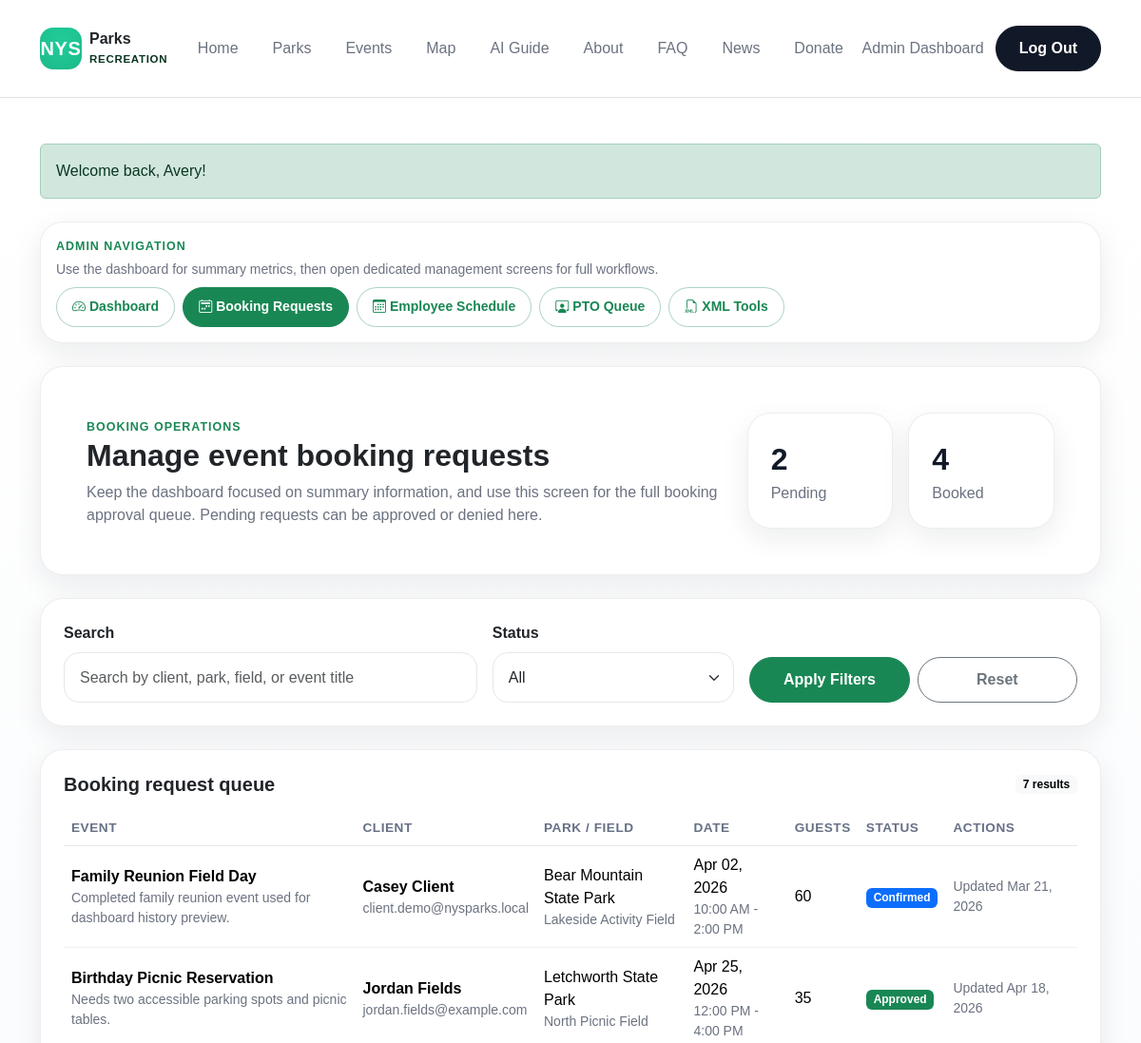
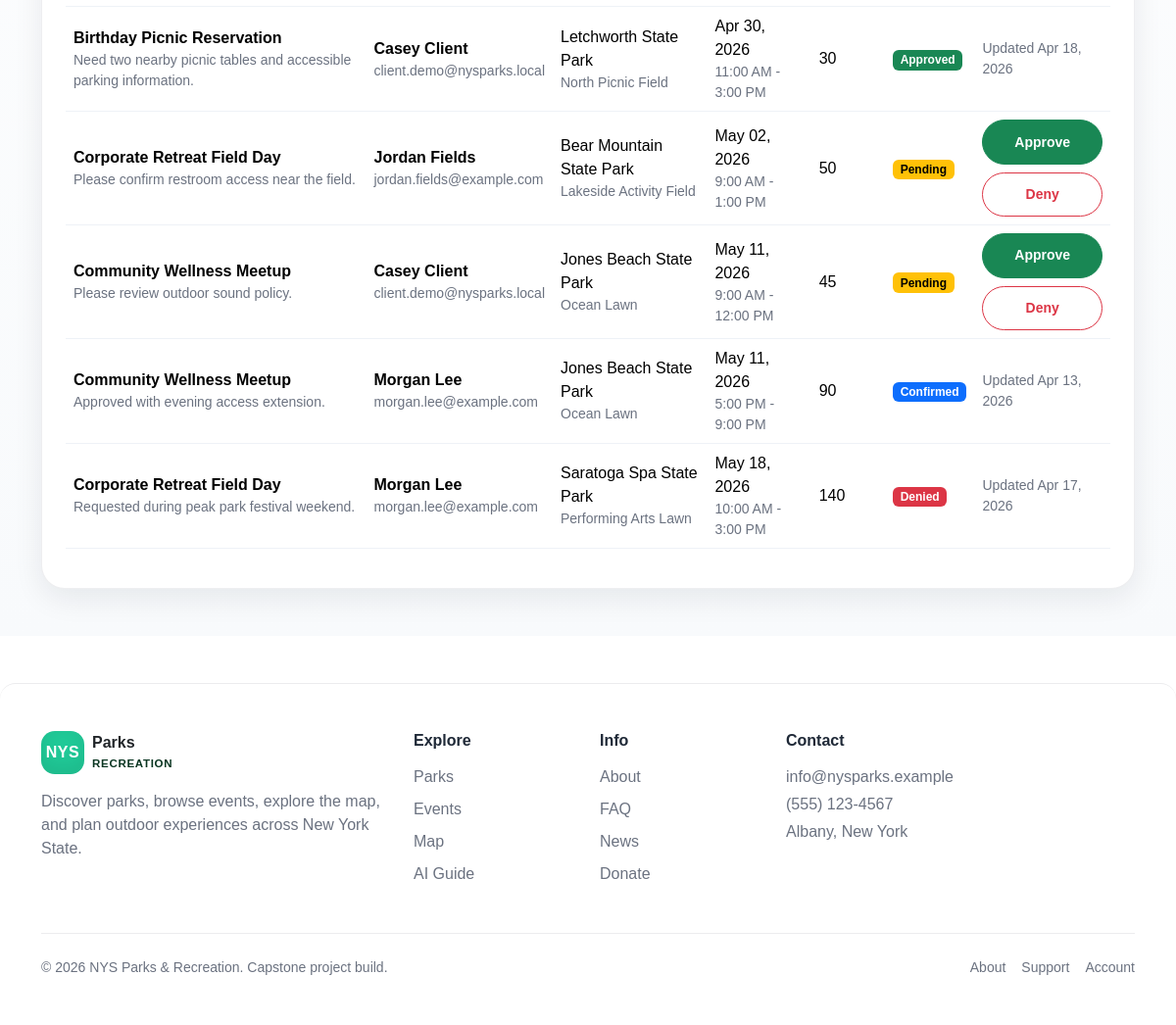
/admin-bookings.php (signed in), run on the app's committed database (2 pictures, top to bottom).
### tables this page shows
CREATE TABLE PTO_Requests (
    pto_id INT AUTO_INCREMENT PRIMARY KEY,
    employee_id INT NOT NULL,
    start_date DATE NOT NULL,
    end_date DATE NOT NULL,
    reason TEXT NULL,
    pto_status ENUM('pending', 'approved', 'denied') NOT NULL DEFAULT 'pending',
    reviewed_by INT NULL,
    decision_date DATETIME NULL,
    created_at DATETIME NOT NULL DEFAULT CURRENT_TIMESTAMP,
    CONSTRAINT fk_pto_employee FOREIGN KEY (employee_id) REFERENCES Users(user_id)
        ON DELETE CASCADE ON UPDATE CASCADE,
    CONSTRAINT fk_pto_reviewed_by FOREIGN KEY (reviewed_by) REFERENCES Users(user_id)
        ON DELETE SET NULL ON UPDATE CASCADE,
    CONSTRAINT chk_pto_dates CHECK (start_date <= end_date)
);

CREATE TABLE Bookings (
    booking_id INT AUTO_INCREMENT PRIMARY KEY,
    user_id INT NOT NULL,
    park_id INT NOT NULL,
    event_id INT NOT NULL,
    field_id INT NOT NULL,
    attendee_email VARCHAR(255) NOT NULL,
    start_datetime DATETIME NOT NULL,
    end_datetime DATETIME NOT NULL,
    guest_count INT NOT NULL,
    special_requests TEXT NULL,
    booking_status ENUM('pending', 'approved', 'denied', 'confirmed', 'cancelled', 'expired') NOT NULL DEFAULT 'pending',
    reservation_fee DECIMAL(10,2) NOT NULL DEFAULT 0.00,
    reviewed_by INT NULL,
    decision_date DATETIME NULL,
    created_at DATETIME NOT NULL DEFAULT CURRENT_TIMESTAMP,
    CONSTRAINT fk_bookings_user FOREIGN KEY (user_id) REFERENCES Users(user_id)
        ON DELETE CASCADE ON UPDATE CASCADE,
    CONSTRAINT fk_bookings_park FOREIGN KEY (park_id) REFERENCES Parks(park_id)
        ON DELETE CASCADE ON UPDATE CASCADE,
    CONSTRAINT fk_bookings_event FOREIGN KEY (event_id) REFERENCES Events(event_id)
        ON DELETE CASCADE ON UPDATE CASCADE,
    CONSTRAINT fk_bookings_field FOREIGN KEY (field_id) REFERENCES Fields(field_id)
        ON DELETE CASCADE ON UPDATE CASCADE,
    CONSTRAINT fk_bookings_reviewed_by FOREIGN KEY (reviewed_by) REFERENCES Users(user_id)
        ON DELETE SET NULL ON UPDATE CASCADE,
    CONSTRAINT chk_bookings_guest_count CHECK (guest_count >= 1),
    CONSTRAINT chk_bookings_reservation_fee CHECK (reservation_fee >= 0),
    CONSTRAINT chk_bookings_datetime CHECK (start_datetime < end_datetime)
);

### admin-bookings.php (the view, shortened to what the rows shown need)
<?php
require_once __DIR__ . '/includes/helpers.php';
$bookings = getAdminBookingRequests();
$metrics = getAdminDashboardMetrics($bookings, getAdminPtoRequests());
$statusFilter = strtolower(trim((string) ($_GET['status'] ?? 'all')));
$search = strtolower(trim((string) ($_GET['q'] ?? '')));
$filteredBookings = array_values(array_filter($bookings, function ($booking) use ($statusFilter, $search) {
    $status = strtolower($booking['booking_status'] ?? 'pending');
    $searchBlob = strtolower(implode(' ', [
        $booking['title'] ?? '',
        $booking['park_name'] ?? '',
        $booking['field_name'] ?? '',
        $booking['client_name'] ?? '',
        $booking['client_email'] ?? '',
    ]));
    $matchesStatus = $statusFilter === 'all' || $status === $statusFilter;
    $matchesSearch = $search === '' || str_contains($searchBlob, $search);
    return $matchesStatus && $matchesSearch;
}));
require_once __DIR__ . '/includes/header.php';
?>
<main class="admin-portal-page py-5">
    <div class="container">
        <section class="card border-0 shadow-sm mb-4">
            <div class="card-body p-4 p-lg-5">
                <div class="row g-4 align-items-center">
                    <div class="col-lg-8">
                        <h1 class="h2 fw-bold mb-2">Manage event booking requests</h1>
                    </div>
                    <div class="col-lg-4">
                        <div class="row g-3">
                            <div class="col-6">
                                <div class="mini-stat-card h-100">
                                    <div class="mini-stat-number"><?php echo e((string) $metrics['pending_bookings']); ?></div>
                                    <div class="mini-stat-label">Pending</div>
                                </div>
                            </div>
                        </div>
                    </div>
                </div>
            </div>
        </section>
        <section class="card border-0 shadow-sm">
            <div class="card-body p-4">
                <div class="d-flex justify-content-between align-items-center mb-3">
                    <h2 class="h5 fw-bold mb-0">Booking request queue</h2>
                </div>
                <?php if (empty($filteredBookings)): ?>
                    <div class="alert alert-light border mb-0">No booking requests match the current filters.</div>
                <?php else: ?>
                    <div class="table-responsive">
                        <table class="table align-middle admin-data-table">
                            <thead>
                                <tr>
                                    <th>Event</th>
                                    <th>Client</th>
                                    <th>Park / Field</th>
                                    <th>Date</th>
                                    <th>Guests</th>
                                    <th>Status</th>
                                    <th>Actions</th>
                                </tr>
                            </thead>
                            <tbody>
                                <?php foreach ($filteredBookings as $booking): ?>
                                    <?php $status = strtolower($booking['booking_status'] ?? 'pending'); ?>
                                    <tr>
                                        <td>
                                            <div class="fw-semibold"><?php echo e($booking['title'] ?? 'Reservation Request'); ?></div>
                                            <div class="small text-muted"><?php echo e($booking['special_requests'] ?? 'No special notes.'); ?></div>
                                        </td>
                                        <td>
                                            <div class="fw-semibold"><?php echo e($booking['client_name'] ?? 'Client User'); ?></div>
                                            <div class="small text-muted"><?php echo e($booking['client_email'] ?? 'email not available'); ?></div>
                                        </td>
                                        <td>
                                            <div><?php echo e($booking['park_name'] ?? 'NYS Park'); ?></div>
                                            <div class="small text-muted"><?php echo e($booking['field_name'] ?? 'Reserved Area'); ?></div>
                                        </td>
                                        <td>
                                            <div><?php echo e(date('M d, Y', strtotime($booking['start_datetime']))); ?></div>
                                            <div class="small text-muted"><?php echo e(date('g:i A', strtotime($booking['start_datetime']))); ?> - <?php echo e(date('g:i A', strtotime($booking['end_datetime']))); ?></div>
                                        </td>
                                        <td><?php echo e((string) ($booking['guest_count'] ?? 0)); ?></td>
                                        <td><span class="badge text-bg-<?php echo e(getBookingStatusBadgeClass($status)); ?>"><?php echo e(ucfirst($status)); ?></span></td>
                                        <td>
                                            <?php if ($status === 'pending'): ?>
                                                <div class="d-flex flex-column gap-2">
                                                    <form method="post">
                                                        <button type="submit" class="btn btn-sm btn-success w-100">Approve</button>
                                                    </form>
                                                    <form method="post">
                                                        <button type="submit" class="btn btn-sm btn-outline-danger w-100">Deny</button>
                                                    </form>
                                                </div>
                                            <?php else: ?>
                                                <div class="small text-muted">Updated <?php echo e(!empty($booking['decision_date']) ? date('M d, Y', strtotime($booking['decision_date'])) : 'previously'); ?></div>
                                            <?php endif; ?>
                                        </td>
                                    </tr>
                                <?php endforeach; ?>
                            </tbody>
                        </table>
                    </div>
                <?php endif; ?>
            </div>
        </section>
    </div>
</main>
<?php require_once __DIR__ . '/includes/footer.php'; ?>

### data on the page
pto_requests: employee "2"
bookings: title "Family Reunion Field Day", special_requests "Completed family reunion event used for dashboard history preview.", client_name "Casey Client", attendee_email "client.demo@nysparks.local", park_name "Bear Mountain State Park", field_name "Lakeside Activity Field", start_datetime "Apr 02, 2026", start_datetime "10:00 AM", end_datetime "2:00 PM", guest_count "60", booking_status "Confirmed", decision_date "Mar 21, 2026"
bookings: title "Birthday Picnic Reservation", special_requests "Needs two accessible parking spots and picnic tables.", client_name "Jordan Fields", attendee_email "jordan.fields@example.com", park_name "Letchworth State Park", field_name "North Picnic Field", start_datetime "Apr 25, 2026", start_datetime "12:00 PM", end_datetime "4:00 PM", guest_count "35", booking_status "Approved", decision_date "Apr 18, 2026"
bookings: title "Birthday Picnic Reservation", special_requests "Need two nearby picnic tables and accessible parking information.", client_name "Casey Client", attendee_email "client.demo@nysparks.local", park_name "Letchworth State Park", field_name "North Picnic Field", start_datetime "Apr 30, 2026", start_datetime "11:00 AM", end_datetime "3:00 PM", guest_count "30", booking_status "Approved", decision_date "Apr 18, 2026"
bookings: title "Corporate Retreat Field Day", special_requests "Please confirm restroom access near the field.", client_name "Jordan Fields", attendee_email "jordan.fields@example.com", park_name "Bear Mountain State Park", field_name "Lakeside Activity Field", start_datetime "May 02, 2026", start_datetime "9:00 AM", end_datetime "1:00 PM", guest_count "50", booking_status "Pending"
bookings: title "Community Wellness Meetup", special_requests "Please review outdoor sound policy.", client_name "Casey Client", attendee_email "client.demo@nysparks.local", park_name "Jones Beach State Park", field_name "Ocean Lawn", start_datetime "May 11, 2026", start_datetime "9:00 AM", end_datetime "12:00 PM", guest_count "45", booking_status "Pending"
bookings: title "Community Wellness Meetup", special_requests "Approved with evening access extension.", client_name "Morgan Lee", attendee_email "morgan.lee@example.com", park_name "Jones Beach State Park", field_name "Ocean Lawn", start_datetime "May 11, 2026", start_datetime "5:00 PM", end_datetime "9:00 PM", guest_count "90", booking_status "Confirmed", decision_date "Apr 13, 2026"
bookings: title "Corporate Retreat Field Day", special_requests "Requested during peak park festival weekend.", client_name "Morgan Lee", attendee_email "morgan.lee@example.com", park_name "Saratoga Spa State Park", field_name "Performing Arts Lawn", start_datetime "May 18, 2026", start_datetime "10:00 AM", end_datetime "3:00 PM", guest_count "140", booking_status "Denied", decision_date "Apr 17, 2026"

### other printed values
$item['label'] "Home"
$item['label'] "Parks"
$item['label'] "Events"
$item['label'] "Map"
$item['label'] "AI Guide"
$item['label'] "About"
$item['label'] "FAQ"
$item['label'] "News"
$item['label'] "Donate"
getRoleHomeLabel() "Admin Dashboard"
$flash['message'] "Welcome back, Avery!"
$metrics['events_booked'] "4"
count($filteredBookings) "7"
form field status "All"
